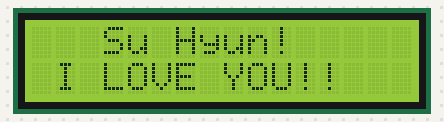
The sketch below on a simulated Arduino Uno, built with avr-gcc and run on an emulated ATmega328P. On the bench: 16×2 character LCD.

Above: at 0.1 s.
At 0.6 s:
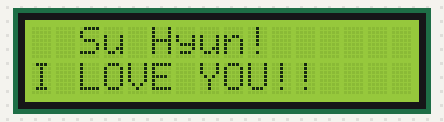
At 2.1 s:
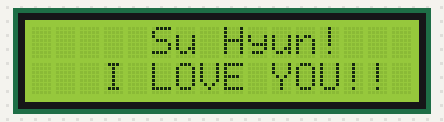
At 2.6 s:
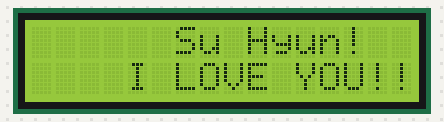
At 3.6 s:
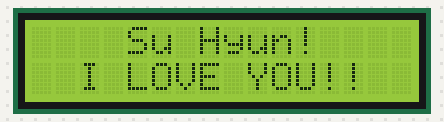

The sketch:

app.ino
```cpp
#include <LiquidCrystal_I2C.h>

LiquidCrystal_I2C lcd(0x27, 16, 2);

void setup()
{
    lcd.init();
    lcd.backlight();
    lcd.setCursor(4, 0);
    lcd.print("Su Hyun!");
    lcd.setCursor(2, 1);
    lcd.print("I LOVE YOU!!");
}

void loop()
{
    // put your main code here, to run repeatedly:
int n;
for(n = 0;n < 2;n++){
    lcd.scrollDisplayLeft(); // 왼쪽으로 한 칸씩 이동
        delay(500);
}
    for(n = 0;n < 2;n++){
lcd.scrollDisplayRight(); // 오른쪽으로 한 칸씩 이동
        delay(500);
}
    for(n = 0;n < 2;n++){
lcd.scrollDisplayRight(); // 오른쪽으로 한 칸씩 이동
        delay(500);
}
for(n = 0;n < 2;n++){
    lcd.scrollDisplayLeft(); // 왼쪽으로 한 칸씩 이동
        delay(500);
}

}
```

Measured:
- by itself, everything shown: repeats every 4.0 s, in 8 steps
- what the display in image 1 shows lasts 0.5 s, from 0.6 s to 1.1 s
